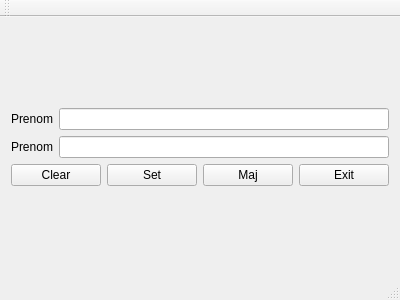
<?xml version="1.0" encoding="UTF-8"?>
<ui version="4.0">
 <class>MainWindow</class>
 <widget class="QMainWindow" name="MainWindow">
  <property name="geometry">
   <rect>
    <x>0</x>
    <y>0</y>
    <width>400</width>
    <height>300</height>
   </rect>
  </property>
  <property name="windowTitle">
   <string>MainWindow</string>
  </property>
  <widget class="QWidget" name="centralWidget">
   <layout class="QVBoxLayout" name="verticalLayout_2">
    <item>
     <layout class="QVBoxLayout" name="verticalLayout">
      <item>
       <layout class="QHBoxLayout" name="horizontalLayout">
        <item>
         <layout class="QGridLayout" name="gridLayout">
          <item row="0" column="0">
           <widget class="QLabel" name="label_prenom">
            <property name="text">
             <string>Prenom</string>
            </property>
           </widget>
          </item>
          <item row="1" column="0">
           <widget class="QLabel" name="label_nom">
            <property name="text">
             <string>Prenom</string>
            </property>
           </widget>
          </item>
         </layout>
        </item>
        <item>
         <layout class="QGridLayout" name="gridLayout_2">
          <item row="0" column="0">
           <widget class="QLineEdit" name="lineEdit_prenom"/>
          </item>
          <item row="1" column="0">
           <widget class="QLineEdit" name="lineEdit_nom"/>
          </item>
         </layout>
        </item>
       </layout>
      </item>
      <item>
       <layout class="QGridLayout" name="gridLayout_3">
        <item row="0" column="3">
         <widget class="QPushButton" name="pushButton_exit">
          <property name="text">
           <string>Exit</string>
          </property>
         </widget>
        </item>
        <item row="0" column="0">
         <widget class="QPushButton" name="pushButton_clear">
          <property name="text">
           <string>Clear</string>
          </property>
         </widget>
        </item>
        <item row="0" column="1">
         <widget class="QPushButton" name="pushButton_set">
          <property name="text">
           <string>Set</string>
          </property>
         </widget>
        </item>
        <item row="0" column="2">
         <widget class="QPushButton" name="pushButton_maj">
          <property name="text">
           <string>Maj</string>
          </property>
         </widget>
        </item>
       </layout>
      </item>
     </layout>
    </item>
   </layout>
  </widget>
  <widget class="QMenuBar" name="menuBar">
   <property name="geometry">
    <rect>
     <x>0</x>
     <y>0</y>
     <width>400</width>
     <height>25</height>
    </rect>
   </property>
  </widget>
  <widget class="QToolBar" name="mainToolBar">
   <attribute name="toolBarArea">
    <enum>TopToolBarArea</enum>
   </attribute>
   <attribute name="toolBarBreak">
    <bool>false</bool>
   </attribute>
  </widget>
  <widget class="QStatusBar" name="statusBar"/>
 </widget>
 <layoutdefault spacing="6" margin="11"/>
 <resources/>
 <connections/>
</ui>
